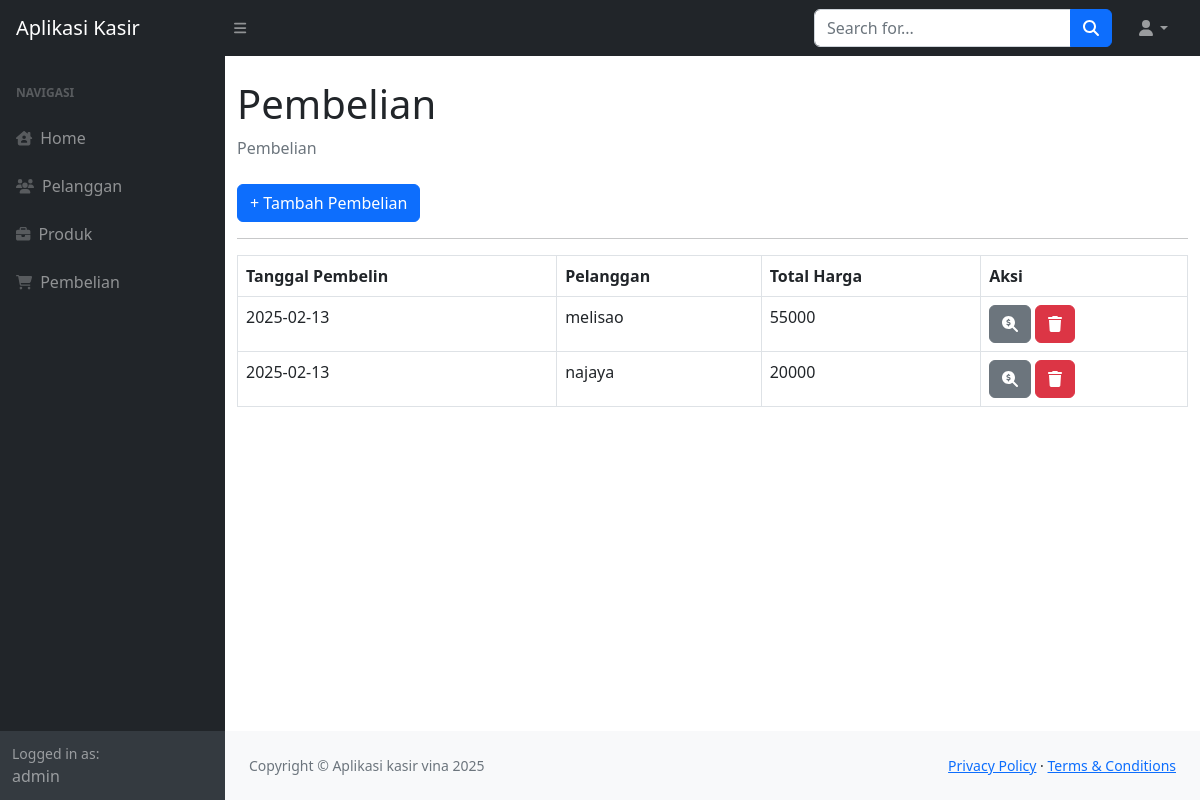
Page /index.php?page=pembelian (signed in) on the committed database.
### tables this page shows
CREATE TABLE `penjualan` (
  `id_penjualan` int(11) NOT NULL,
  `tanggal_penjualan` date DEFAULT NULL,
  `total_harga` int(11) DEFAULT NULL,
  `id_pelanggan` int(11) DEFAULT NULL
);

CREATE TABLE `pelanggan` (
  `id_pelanggan` int(11) NOT NULL,
  `nama_pelanggan` varchar(255) DEFAULT NULL,
  `alamat` text DEFAULT NULL,
  `no_telepon` varchar(255) DEFAULT NULL
);

### pembelian.php (the view)
<div class="container-fluid">
    <h1 class="mt-4">Pembelian</h1>
    <ol class="breadcrumb mb-4">
        <li class="breadcrumb-item active">Pembelian</li>
    </ol>
    <a href="?page=pembelian_tambah" class="btn btn-primary">+ Tambah Pembelian</a>
    <hr>
    <table class="table table-bordered">
        <tr>
            <th>Tanggal Pembelin</th>
            <th>Pelanggan</th>
            <th>Total Harga</th>
            <th>Aksi</th>
        </tr>
        <?php
            $query = mysqli_query($koneksi, "SELECT*FROM penjualan LEFT JOIN pelanggan on pelanggan.id_pelanggan = penjualan.id_pelanggan");
            while($data = mysqli_fetch_array($query)){
                ?>
                <tr>
                    <td><?php echo $data['tanggal_penjualan']; ?></td>
                    <td><?php echo $data['nama_pelanggan']; ?></td>
                    <td><?php echo $data['total_harga']; ?></td>
                    <td>
                        <a href="?page=penjualan_detail&&id=<?php echo $data['id_penjualan']; ?>" class="btn btn-secondary" titlr="detail"><i class="fa-solid fa-magnifying-glass-dollar"></i></a>
                        <a href="?page=penjualan_hapus&&id=<?php echo $data['id_penjualan']; ?>" class="btn btn-danger" title="hapus"><i class="fa fa-trash"></i></a>
                    </td>
                </tr>
                <?php
            }
        ?>
    </table>
</div>

### rows in the picture
penjualan: tanggal_penjualan "2025-02-13", id_pelanggan.nama_pelanggan "melisao", total_harga "55000"
penjualan: tanggal_penjualan "2025-02-13", id_pelanggan.nama_pelanggan "najaya", total_harga "20000"

### other values in the picture
$_SESSION['user']['nama'] "admin"
